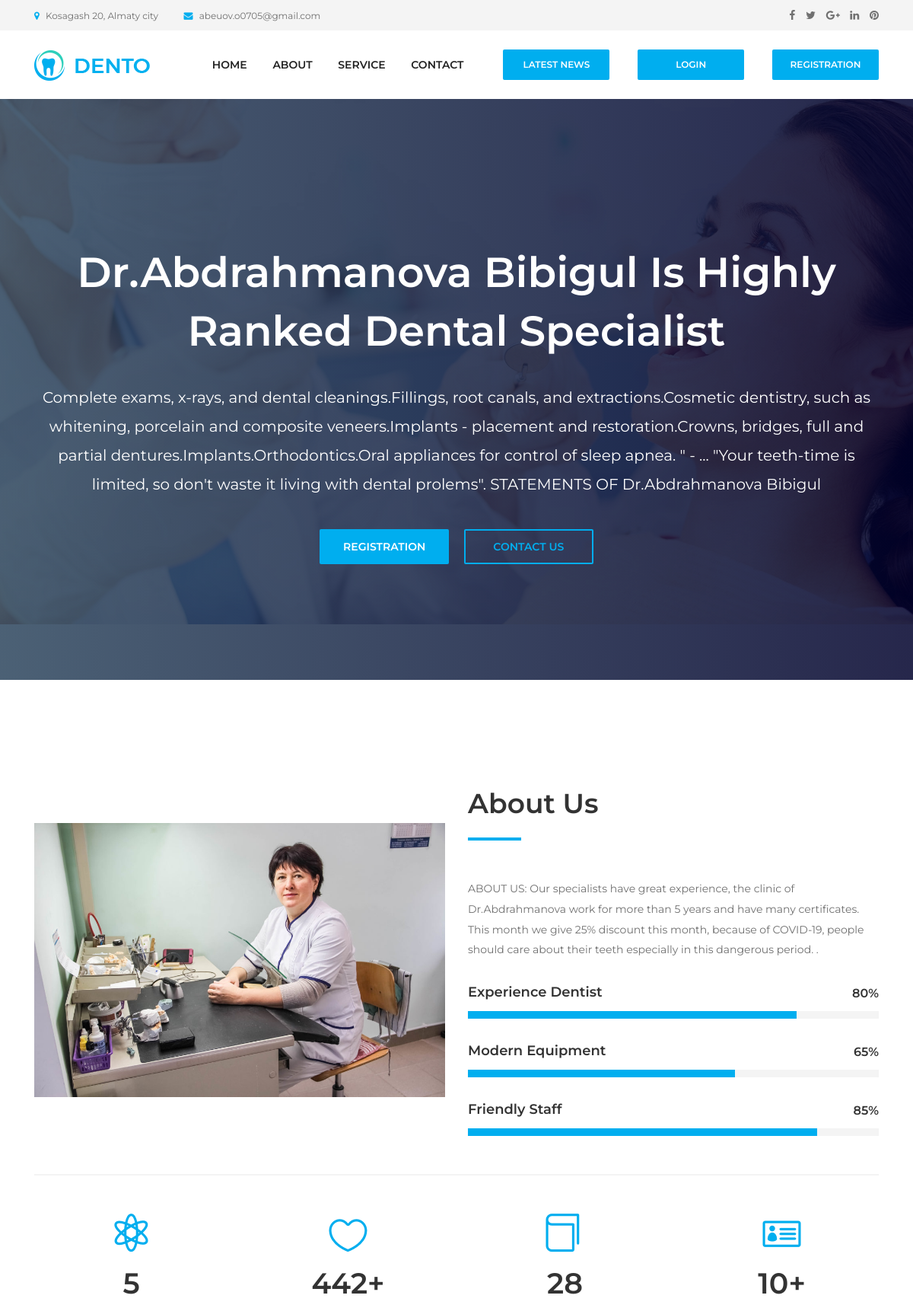
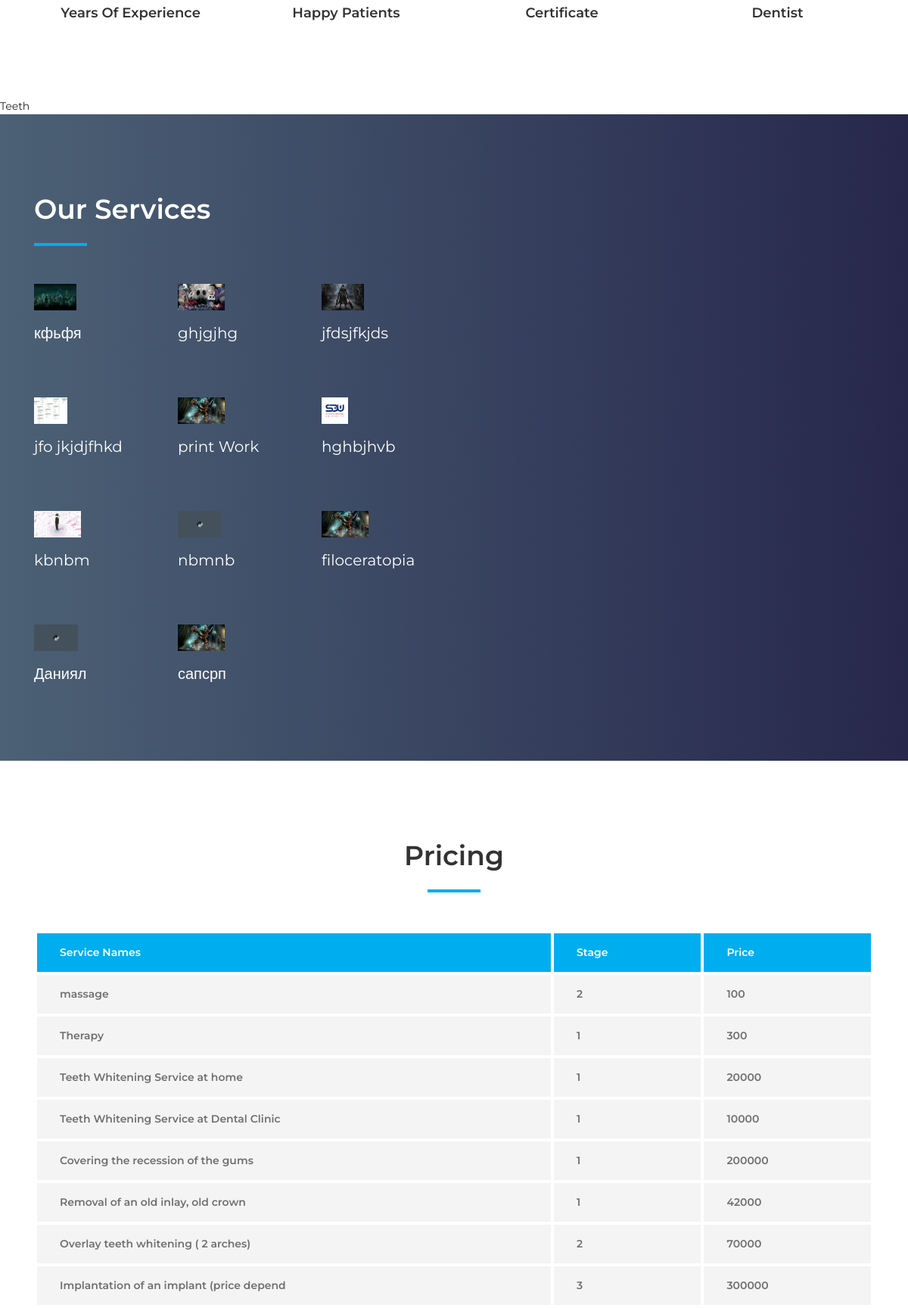
The page / (upper part) on the database its author committed (2 pictures, top to bottom).
### website/models.py (models this page shows, shortened)
class Offer(models.Model):
	cover = models.ImageField(null=True,blank=True,upload_to="offer_profile/")
	name = models.CharField(max_length=30,null=True)
	description = models.CharField(max_length=200,null=True)

class Servise(models.Model):
	name = models.CharField(max_length=40, default=None)
	quantity = models.IntegerField(default=1)
	price = models.IntegerField(default=10)

### website/views.py (the view)
# urls.py: path('', views.home, name="home"),
def home(request):
    offers= Offer.objects.all()
    offerss= []
    for offer in offers:
        offerss.append({"service": offer})
    services= Servise.objects.all()
    servises = []
    for service in services:
        servises.append({"service": service})
    doctors= Doctor.objects.all()
    doctor_list = []
    for doc in doctors:
        doctor_list.append({"doc": doc})
    return render(request, "home.html", {"servise_list": servises,"doctor_list": doctor_list, "offer_list": offerss})

### website/templates/home.html (shortened to what this page needs)
{% extends 'base.html' %}
{% load static %}
{% block content %}
  <section class="welcome-area">
    <div class="welcome-slides owl-carousel">
      <div class="welcome-welcome-slide bg-img bg-gradient-overlay jarallax" style="background-image: url({% static 'website/img/bg-img/1.jpg' %});">
        <div class="container h-100">
          <div class="row h-100 align-items-center">
            <div class="col-12">
              <div class="welcome-text text-center">
                <h2 data-animation="fadeInUp" data-delay="100ms">Dr.Abdrahmanova Bibigul is highly ranked dental specialist</h2>
                <p data-animation="fadeInUp" data-delay="300ms">Complete exams, x-rays, and dental cleanings.Fillings, root canals, and extractions.Cosmetic dentistry, such as whitening, porcelain and composite veneers.Implants - placement and restoration.Crowns, bridges, full and partial dentures.Implants.Orthodontics.Oral appliances for control of sleep apnea.
" - ...
"Your teeth-time is limited, so don't waste it living with dental prolems".
STATEMENTS OF Dr.Abdrahmanova Bibigul</p>
                <div class="welcome-btn-group">
                  <a href=" {% url 'regis' %}" class="btn dento-btn mx-2" data-animation="fadeInUp" data-delay="500ms">Registration</a>
                  <a href="{% url 'contact'%}" class="btn dento-btn mx-2 active" data-animation="fadeInUp" data-delay="700ms">Contact Us</a>
                </div>
              </div>
            </div>
          </div>
        </div>
      </div>
    </div>
  </section>
  <section class="dento-about-us-area section-padding-100-0">
    <div class="container">
      <div class="row align-items-center">
        <div class="col-12 col-md-6">
          <div class="about-us-thumbnail mb-50">
            <img src="{% static 'website/img/bg-img/olzhas.jpg' %}" alt="">
          </div>
        </div>
        <div class="col-12 col-md-6">
          <div class="about-us-content mb-50">
            <div class="section-heading">
              <h2>About Us</h2>
              <div class="line"></div>
            </div>
            <p>ABOUT US: Our specialists have great experience, the clinic of Dr.Abdrahmanova work for more than 5 years and have many certificates. This month we give 25% discount this month, because of COVID-19, people should care about their teeth especially in this dangerous period.
.</p>
            <div class="single-skills-area mt-30">
              <h6>Experience Dentist</h6>
              <div id="bar1" class="barfiller">
                <span class="tip"></span>
                <span class="fill" data-percentage="80"></span>
              </div>
            </div>
            <div class="single-skills-area mt-30">
              <h6>Modern Equipment</h6>
              <div id="bar2" class="barfiller">
                <span class="tip"></span>
                <span class="fill" data-percentage="65"></span>
              </div>
            </div>
            <div class="single-skills-area mt-30">
              <h6>Friendly Staff</h6>
              <div id="bar3" class="barfiller">
                <span class="tip"></span>
                <span class="fill" data-percentage="85"></span>
              </div>
            </div>
          </div>
        </div>
      </div>
    </div>
  </section>
  <div class="container">
    <div class="dento-border clearfix"></div>
  </div>
  <section class="dento-cta-area">
    <div class="container">
      <div class="row">
        <div class="col-12 col-sm-6 col-lg-3">
          <div class="single-cta text-center mt-50 mb-100">
            <i class="icon_genius"></i>
            <h2><span class="counter">5</span></h2>
            <h5>Years Of Experience</h5>
          </div>
        </div>
        <div class="col-12 col-sm-6 col-lg-3">
          <div class="single-cta text-center mt-50 mb-100">
            <i class="icon_heart_alt"></i>
            <h2><span class="counter">442</span>+</h2>
            <h5>Happy Patients</h5>
          </div>
        </div>
        <div class="col-12 col-sm-6 col-lg-3">
          <div class="single-cta text-center mt-50 mb-100">
            <i class="icon_book_alt"></i>
            <h2><span class="counter">28</span></h2>
            <h5>Certificate</h5>
          </div>
        </div>
        <div class="col-12 col-sm-6 col-lg-3">
          <div class="single-cta text-center mt-50 mb-100">
            <i class="icon_id"></i>
            <h2><span class="counter">10</span>+</h2>
            <h5>Dentist</h5>
          </div>
        </div>
      </div>
    </div>
  </section>
Teeth
  <section class="dento-service-area section-padding-100-0 bg-img bg-gradient-overlay jarallax clearfix" style="background-image: url({% static 'website/img/bg-img/13.jpg' %});">
    <div class="container">
      <div class="row align-items-center">
        <div class="col-12 col-lg-6">
          <div class="service-content mb-30">
            <div class="section-heading white">
              <h2>Our Services</h2>
              <div class="line"></div>
            </div>
            <div class="row">
              {% for item in offer_list %}
              <div class="col-6 col-md-4">
                <div class="single-service mb-70">
                  {% if item.service.cover %}
                    <img src="{{ item.service.cover.url }}" alt="">
                  {% endif %}
                  <a href="{% url 'service'%}" style="color:white;font-size:20px">{{ item.service.name }}</a>
                </div>
              </div>
              {% endfor %}
            </div>
          </div>
        </div>
        <div class="col-12 col-lg-6">
          <div class="dento-video-area mb-100">
            <iframe width="560" height="315" src="https://www.youtube.com/embed/4SKiWwepNDo" frameborder="0" allow="accelerometer; autoplay; clipboard-write; encrypted-media; gyroscope; picture-in-picture" allowfullscreen></iframe>
          </div>
        </div>
      </div>
    </div>
  </section>
  <section class="dento-pricing-table-area section-padding-100">
    <div class="container">
      <div class="row">
        <div class="col-12">
          <div class="section-heading text-center">
            <h2>Pricing</h2>
            <div class="line"></div>
          </div>
        </div>
      </div>
      <div class="row">
        <div class="col-12">
          <div class="dento-price-table table-responsive">
            <table class="table table-borderless mb-0">
              <thead>
                <tr>
                  <th scope="col">Service Names</th>
                  <th scope="col">Stage</th>
                  <th scope="col">Price</th>
                </tr>
              </thead>
              <tbody>
                {% for item in servise_list %}
                <tr>
                  <th scope="row">{{ item.service.name }}</th>
                  <td>{{ item.service.quantity }}</td>
                  <td>{{ item.service.price }}</td>
                </tr>
              </tbody>
              {% endfor %}
            </table>
          </div>
        </div>
      </div>
    </div>
  </section>
{% endblock %}

### static/website/css/style.css (style rules this page uses)
* { margin: 0; padding: 0; }
body { font-family: "Montserrat", sans-serif; font-weight: 400; font-size: 14px; }
h1, h2, h3, h4, h5, h6 { font-family: "Montserrat", sans-serif; color: #333333; line-height: 1.4; font-weight: 600; }
a, a:active, a:focus, a:hover { color: #333333; text-decoration: none; -webkit-transition-duration: 500ms; -o-transition-duration: 500ms; transition-duration: 500ms; outline: none; }
p { line-height: 1.9; color: #707070; font-size: 14px; font-weight: 400; }
img { max-width: 100%; height: auto; }
.bg-gradient-overlay { position: relative; z-index: 1; }
.bg-gradient-overlay::after { position: absolute; content: ""; height: 100%; width: 100%; top: 0; left: 0; z-index: -1; background: #2c455d; background: -webkit-linear-gradient(to right, #2c455d, #00012c); background: linear-gradient(to right, #2c455d, #00012c); opacity: 0.85; }
.bg-img { background-position: center center; background-size: cover; background-repeat: no-repeat; }
.jarallax { position: relative; z-index: 0; }
.mt-30 { margin-top: 30px; }
.mt-50 { margin-top: 50px; }
.mb-30 { margin-bottom: 30px; }
.mb-50 { margin-bottom: 50px; }
.mb-70 { margin-bottom: 70px; }
.mb-100 { margin-bottom: 100px; }
.section-padding-100 { padding-top: 100px; padding-bottom: 100px; }
.section-padding-100-0 { padding-top: 100px; padding-bottom: 0; }
.section-heading { position: relative; z-index: 1; margin-bottom: 50px; }
.section-heading h2 { font-size: 36px; text-transform: capitalize; margin-bottom: 20px; }
.section-heading .line { width: 70px; height: 4px; background-color: #00aeef; }
.section-heading.text-center .line { margin: 0 auto; }
.section-heading.white h2 { color: #ffffff; }
.dento-btn { position: relative; z-index: 1; min-width: 170px; height: 46px; line-height: 42px; font-size: 14px; font-weight: 600; display: inline-block; padding: 0 20px; text-align: center; text-transform: uppercase; color: #ffffff; border-radius: 2px; background-color: #00aeef; -webkit-transition: all 500ms; -o-transition: all 500ms; transition: all 500ms; border: 2px solid #00aeef; }
.dento-btn.active, .dento-btn:focus, .dento-btn:hover { box-shadow: none; background-color: transparent; color: #00aeef; }
.welcome-welcome-slide { position: relative; z-index: 2; width: 100%; height: 800px; }
.welcome-text { position: relative; z-index: 1; }
.welcome-text h2 { font-size: 55px; color: #ffffff; margin-bottom: 30px; display: block; text-transform: capitalize; }
.welcome-text p { font-size: 20px; color: #ffffff; margin-bottom: 40px; }
.dento-pricing-table-area { position: relative; z-index: 1; }
.dento-price-table { position: relative; z-index: 1; }
.dento-price-table table thead tr > td, .dento-price-table table thead tr > th { background-color: #00aeef; color: #ffffff; }
.dento-price-table table tr > td, .dento-price-table table tr > th { padding: 15px 30px; border-radius: 3px; border: 4px solid #ffffff; background-color: #f4f4f4; font-weight: 600; color: #707070; }
.single-service { position: relative; z-index: 1; }
.single-service img { display: block; margin-bottom: 15px; max-height: 35px; }
.dento-video-area { position: relative; z-index: 1; }
.single-skills-area { position: relative; z-index: 1; }
.single-skills-area h6 { font-size: 18px; display: block; margin-bottom: 12px; }
.dento-border { position: relative; z-index: 1; width: 100%; height: 2px; background-color: #f4f4f4; }
.dento-cta-area { position: relative; z-index: 1; }
.single-cta { position: relative; z-index: 1; }
.single-cta i { font-size: 50px; color: #00aeef; margin-bottom: 15px; display: block; }
.single-cta h2 { font-size: 38px; display: block; margin-bottom: 10px; }
.single-cta h5 { margin-bottom: 0; font-size: 18px; }
.barfiller { width: 100%; height: 10px; background-color: #f4f4f4; border: none; position: relative; z-index: 1; }
.barfiller .fill { display: block; position: relative; width: 0; height: 100%; background: #333; z-index: 1; }
.barfiller .tip { margin-top: -35px; padding: 0; font-size: 16px; color: #333333; font-weight: 600; left: 0; position: absolute; z-index: 2; background: transparent; right: 0; text-align: right; }
.barfiller .tip::after { display: none; }

### static/website/css/default-assets/classy-nav.css (style rules this page uses)
body { font-family: "Roboto", sans-serif; }
img { height: auto; max-width: 100%; }
.bg-img { background-position: center center; background-size: cover; background-repeat: no-repeat; }

### rows shown on the page
Offer: service.cover (picture), service.name "кфьфя"
Offer: service.cover (picture), service.name "ghjgjhg"
Offer: service.cover (picture), service.name "jfdsjfkjds"
Offer: service.cover (picture), service.name "jfo jkjdjfhkd"
Offer: service.cover (picture), service.name "print Work"
Offer: service.cover (picture), service.name "hghbjhvb"
Offer: service.cover (picture), service.name "kbnbm"
Offer: service.cover (picture), service.name "nbmnb"
Offer: service.cover (picture), service.name "filoceratopia"
Offer: service.cover (picture), service.name "Даниял"
Offer: service.cover (picture), service.name "сапсрп"
Servise: service.name "massage", service.quantity "2", service.price "100"
Servise: service.name "Therapy", service.quantity "1", service.price "300"
Servise: service.name "Teeth Whitening Service at home", service.quantity "1", service.price "20000"
Servise: service.name "Teeth Whitening Service at Dental Clinic", service.quantity "1", service.price "10000"
Servise: service.name "Covering the recession of the gums", service.quantity "1", service.price "200000"
Servise: service.name "Removal of an old inlay, old crown", service.quantity "1", service.price "42000"
Servise: service.name "Overlay teeth whitening ( 2 arches)", service.quantity "2", service.price "70000"
Servise: service.name "Implantation of an implant (price depend", service.quantity "3", service.price "300000"
